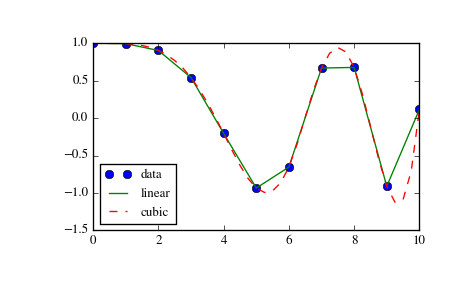

Generate this figure with Python:
from scipy.interpolate import interp1d

x = np.linspace(0, 10, num=11, endpoint=True)
y = np.cos(-x**2/9.0)
f = interp1d(x, y)
f2 = interp1d(x, y, kind='cubic')

xnew = np.linspace(0, 10, num=41, endpoint=True)
import matplotlib.pyplot as plt
plt.plot(x, y, 'o', xnew, f(xnew), '-', xnew, f2(xnew), '--')
plt.legend(['data', 'linear', 'cubic'], loc='best')
plt.show()
